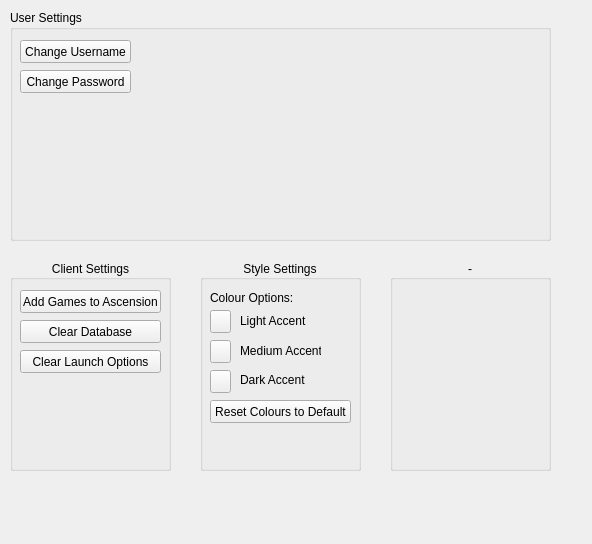
<?xml version="1.0" encoding="UTF-8"?>
<ui version="4.0">
 <class>Settings</class>
 <widget class="QWidget" name="Settings">
  <property name="geometry">
   <rect>
    <x>0</x>
    <y>0</y>
    <width>592</width>
    <height>544</height>
   </rect>
  </property>
  <property name="windowTitle">
   <string>Form</string>
  </property>
  <widget class="QGroupBox" name="ClientSettingsBox">
   <property name="geometry">
    <rect>
     <x>10</x>
     <y>260</y>
     <width>161</width>
     <height>211</height>
    </rect>
   </property>
   <property name="title">
    <string>Client Settings</string>
   </property>
   <property name="alignment">
    <set>Qt::AlignCenter</set>
   </property>
   <widget class="QPushButton" name="WizardButton">
    <property name="geometry">
     <rect>
      <x>10</x>
      <y>30</y>
      <width>141</width>
      <height>23</height>
     </rect>
    </property>
    <property name="text">
     <string>Add Games to Ascension</string>
    </property>
   </widget>
   <widget class="QPushButton" name="ClearDatabaseButton">
    <property name="geometry">
     <rect>
      <x>10</x>
      <y>60</y>
      <width>141</width>
      <height>23</height>
     </rect>
    </property>
    <property name="text">
     <string>Clear Database</string>
    </property>
   </widget>
   <widget class="QPushButton" name="ClearLaunch">
    <property name="geometry">
     <rect>
      <x>10</x>
      <y>90</y>
      <width>141</width>
      <height>23</height>
     </rect>
    </property>
    <property name="text">
     <string>Clear Launch Options</string>
    </property>
   </widget>
  </widget>
  <widget class="QGroupBox" name="StyleSettingsBox">
   <property name="geometry">
    <rect>
     <x>200</x>
     <y>260</y>
     <width>161</width>
     <height>211</height>
    </rect>
   </property>
   <property name="title">
    <string>Style Settings</string>
   </property>
   <property name="alignment">
    <set>Qt::AlignCenter</set>
   </property>
   <widget class="QLabel" name="label_2">
    <property name="geometry">
     <rect>
      <x>10</x>
      <y>30</y>
      <width>141</width>
      <height>16</height>
     </rect>
    </property>
    <property name="autoFillBackground">
     <bool>false</bool>
    </property>
    <property name="text">
     <string>Colour Options:</string>
    </property>
   </widget>
   <widget class="QLabel" name="label_3">
    <property name="geometry">
     <rect>
      <x>40</x>
      <y>50</y>
      <width>81</width>
      <height>21</height>
     </rect>
    </property>
    <property name="text">
     <string>Light Accent</string>
    </property>
   </widget>
   <widget class="QPushButton" name="AccentButton">
    <property name="geometry">
     <rect>
      <x>10</x>
      <y>50</y>
      <width>21</width>
      <height>23</height>
     </rect>
    </property>
    <property name="text">
     <string/>
    </property>
   </widget>
   <widget class="QPushButton" name="AccentButton_2">
    <property name="geometry">
     <rect>
      <x>10</x>
      <y>80</y>
      <width>21</width>
      <height>23</height>
     </rect>
    </property>
    <property name="text">
     <string/>
    </property>
   </widget>
   <widget class="QLabel" name="label_4">
    <property name="geometry">
     <rect>
      <x>40</x>
      <y>80</y>
      <width>81</width>
      <height>21</height>
     </rect>
    </property>
    <property name="text">
     <string>Medium Accent</string>
    </property>
   </widget>
   <widget class="QPushButton" name="AccentButton_3">
    <property name="geometry">
     <rect>
      <x>10</x>
      <y>110</y>
      <width>21</width>
      <height>23</height>
     </rect>
    </property>
    <property name="text">
     <string/>
    </property>
   </widget>
   <widget class="QLabel" name="label_5">
    <property name="geometry">
     <rect>
      <x>40</x>
      <y>110</y>
      <width>81</width>
      <height>20</height>
     </rect>
    </property>
    <property name="text">
     <string>Dark Accent</string>
    </property>
   </widget>
   <widget class="QPushButton" name="ResetAccents">
    <property name="geometry">
     <rect>
      <x>10</x>
      <y>140</y>
      <width>141</width>
      <height>23</height>
     </rect>
    </property>
    <property name="text">
     <string>Reset Colours to Default</string>
    </property>
   </widget>
  </widget>
  <widget class="QGroupBox" name="UserSettingsBox">
   <property name="geometry">
    <rect>
     <x>10</x>
     <y>10</y>
     <width>541</width>
     <height>231</height>
    </rect>
   </property>
   <property name="title">
    <string>User Settings</string>
   </property>
   <widget class="QPushButton" name="ChangeUsernameButton">
    <property name="geometry">
     <rect>
      <x>10</x>
      <y>30</y>
      <width>111</width>
      <height>23</height>
     </rect>
    </property>
    <property name="text">
     <string>Change Username</string>
    </property>
   </widget>
   <widget class="QPushButton" name="ChangeUsernameButton_2">
    <property name="geometry">
     <rect>
      <x>10</x>
      <y>60</y>
      <width>111</width>
      <height>23</height>
     </rect>
    </property>
    <property name="text">
     <string>Change Password</string>
    </property>
   </widget>
  </widget>
  <widget class="QGroupBox" name="groupBox_4">
   <property name="geometry">
    <rect>
     <x>390</x>
     <y>260</y>
     <width>161</width>
     <height>211</height>
    </rect>
   </property>
   <property name="title">
    <string>-</string>
   </property>
   <property name="alignment">
    <set>Qt::AlignCenter</set>
   </property>
  </widget>
 </widget>
 <resources/>
 <connections/>
</ui>
